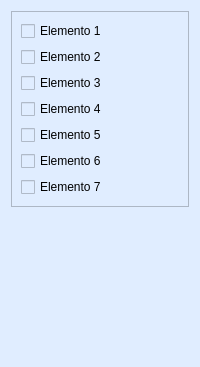
           <widget class="QWidget" name="page_def_axial_PP">
            <property name="geometry">
             <rect>
              <x>0</x>
              <y>0</y>
              <width>200</width>
              <height>367</height>
             </rect>
            </property>
            <property name="styleSheet">
             <string notr="true">background-color: rgb(224, 237, 255);</string>
            </property>
            <attribute name="label">
             <string>Deformación Axial (LVDT)</string>
            </attribute>
            <layout class="QGridLayout" name="gridLayout_23">
             <item row="0" column="0">
              <layout class="QVBoxLayout" name="verticalLayout_7">
               <item>
                <widget class="QFrame" name="frame_def_axial_PP_3">
                 <property name="frameShape">
                  <enum>QFrame::StyledPanel</enum>
                 </property>
                 <property name="frameShadow">
                  <enum>QFrame::Raised</enum>
                 </property>
                 <layout class="QVBoxLayout" name="verticalLayout_4">
                  <item>
                   <widget class="QCheckBox" name="checkBox_elemento13">
                    <property name="text">
                     <string>Elemento 1</string>
                    </property>
                   </widget>
                  </item>
                  <item>
                   <widget class="QCheckBox" name="checkBox_elemento14">
                    <property name="text">
                     <string>Elemento 2</string>
                    </property>
                   </widget>
                  </item>
                  <item>
                   <widget class="QCheckBox" name="checkBox_elemento15">
                    <property name="text">
                     <string>Elemento 3</string>
                    </property>
                   </widget>
                  </item>
                  <item>
                   <widget class="QCheckBox" name="checkBox_elemento16">
                    <property name="text">
                     <string>Elemento 4</string>
                    </property>
                   </widget>
                  </item>
                  <item>
                   <widget class="QCheckBox" name="checkBox_elemento17">
                    <property name="text">
                     <string>Elemento 5</string>
                    </property>
                   </widget>
                  </item>
                  <item>
                   <widget class="QCheckBox" name="checkBox_elemento18">
                    <property name="text">
                     <string>Elemento 6</string>
                    </property>
                   </widget>
                  </item>
                  <item>
                   <widget class="QCheckBox" name="checkBox_elemento18_2">
                    <property name="text">
                     <string>Elemento 7</string>
                    </property>
                   </widget>
                  </item>
                 </layout>
                </widget>
               </item>
               <item>
                <spacer name="verticalSpacer_3">
                 <property name="orientation">
                  <enum>Qt::Vertical</enum>
                 </property>
                 <property name="sizeHint" stdset="0">
                  <size>
                   <width>20</width>
                   <height>88</height>
                  </size>
                 </property>
                </spacer>
               </item>
              </layout>
             </item>
            </layout>
           </widget>
